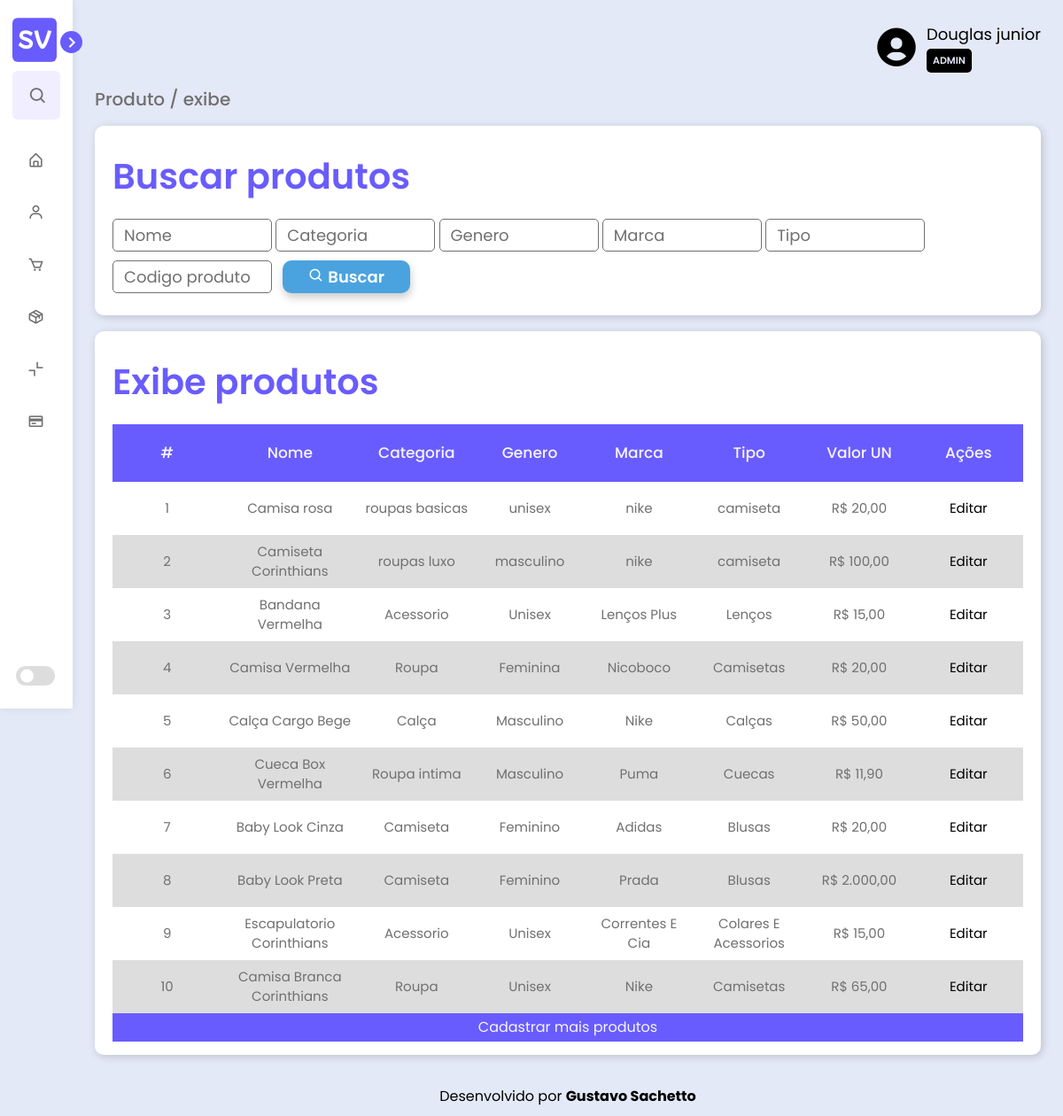
The page /view/pages/produto.php on the database its author committed.
### tables this page shows
create table produto(
	codProduto int auto_increment not null primary key,
	nomeProduto varchar (70) not null,
	quantidade int not null,
	valor decimal(7,2) not null
);

### model/conexao.php (called while the page is built, shortened)
<?php
class conexao {
    private $pdo;
    public function __construct($dbname, $host, $user, $password) {
        try {
            $this -> pdo = New PDO ("mysql:dbname=" . $dbname . ";host=" . $host, $user, $password);
            return "CONEXÃO DO PDO";
        } catch (PDOException $erro) {
            return "ERRO DE CONEXÃO NO PDO:" . $erro -> getMessage();
            exit();
        } catch (Exception $erro) {
            return "ERRO NÃO PASSOU DA CONEXÃO:" . $erro -> getMessage();
            exit();
        }
    }
    public function consultaProduto($buscaNome, $buscaCate, $buscaGen, $buscaMarca, $buscaTipo, $buscaCod) {
        $consulta = "SELECT * FROM produto WHERE
        produto.nomeProduto LIKE '%$buscaNome%'   AND
        produto.categoria   LIKE '%$buscaCate%'   AND
        produto.genero      LIKE '%$buscaGen%'    AND
        produto.marca       LIKE '%$buscaMarca%'  AND
        produto.tipo        LIKE '%$buscaTipo%'   AND
        produto.codProduto  LIKE '%$buscaCod%' ORDER BY produto.codProduto ASC";
        $resultado = $this -> consultaBanco($consulta);
        return $resultado;
    }
    public function consultaBanco($consulta) {
        $consultaBanco = $this -> pdo -> query($consulta);
        $consultaBanco -> execute();
        while ($resultado = $consultaBanco -> fetchAll(PDO::FETCH_ASSOC)) {
            return $resultado;
        }
    }
}
?>

### controller/buscaProduto.php (called while the page is built, shortened)
<?php
    require_once '../../model/conexao.php';
    $config = parse_ini_file('../../model/config.ini');
    $conexao = new conexao ($config['dbname'], $config['host'], $config['user'], $config['password']);
    $buscaNome = $buscaCate = $buscaGen = $buscaMarca = $buscaTipo = $buscaCod = "";
    $produtos = $conexao -> consultaProduto($buscaNome, $buscaCate, $buscaGen, $buscaMarca, $buscaTipo, $buscaCod);
?>

### controller/exibeProduto.php (the view)
<?php
    require_once '../../model/conexao.php';
    $config = parse_ini_file('../../model/config.ini');
    $conexao = new conexao ($config['dbname'], $config['host'], $config['user'], $config['password']);
    $consulta = "SELECT count(*) FROM produto";
    $verifica = $conexao -> consultaBanco($consulta);
    if ($verifica[0]['count(*)'] !== 0) {
        echo "
        <form method='post' action=''>
            <h2>Exibe produtos</h2>
            <table>
                <thead>
                    <td>#</td>
                    <td>Nome</td>
                    <td>Categoria</td>
                    <td>Genero</td>
                    <td>Marca</td>
                    <td>Tipo</td>
                    <td>Valor UN</td>
                    <td>Ações</td>
                </tr>
            </thead>
            <tbody>
        ";
        foreach ($produtos as $produto) {
            echo "
                    <tr>
                        <td>" . stripslashes($produto['codProduto']) . "</td>
                        <td>" . stripslashes($produto['nomeProduto']) . "</td>
                        <td>" . stripslashes($produto['categoria']) . "</td>
                        <td>" . stripslashes($produto['genero']) . "</td>
                        <td>" . stripslashes($produto['marca']) . "</td>
                        <td>" . stripslashes($produto['tipo']) . "</td>
                        <td>" . "R$ " . number_format($produto['valor'], 2, ",", ".") . "</td>
                        <td>
                            <button type='submit' name='editar' value=" . $produto['codProduto'] . ">Editar</button>
                        </td>
                    </tr>
            ";
        }
        echo "
                </tbody>
                <tfoot>
                    <tr>
                        <td colspan='13'>Cadastrar mais produtos</td>
                    </tr>
                </tfoot>
            </table>
        </form>";
    } else {
        echo "<p>Nenhum produto cadastrado!</p>";
    }
?>

### view/css/style.css (style rules this page uses)
* { margin: 0; padding: 0; text-decoration: none; font-family: 'Poppins', Arial, Helvetica, sans-serif; }
:root { --neutral-color: #000000; --body-color: #E4E9F7; --form-color: #FFFFFF; --sidebar-color: #FFFFFF; --primary-color: #695CFE; --secondary-color: #695CFE; --primary-color-light: #F6F5FF; --toggle-color: #DDDDDD; --tbody-color: #DDDDDD; --title-color: #18191A; --text-color: #707070; --text-color-dark: #252525; --link-color: #775fff; --link-color-hover: #2f1cfd; --button-color-submit: #2BB94A; --button-color-search: #4aa3df; --button-color-reset: #b92b2b; --base-color: #F0EEFF; --sidebar-shadow: 0px 0px 10px #00000015; --form-shadow: 2px 2px 10px #0000002c; --button-shadow: 1px 5px 10px #00000033; --transition-01: all 0.1s ease; --transition-02: all 0.2s ease; --transition-03: all 0.3s ease; --transition-04: all 0.4s ease; }
body { height: 100vh; background: var(--body-color); margin-left: 82px; }
main h2 { color: var(--text-color-dark); }

### view/css/table.css (style rules this page uses)
main section h2 { font-size: 40px; font-weight: 600; margin: 18px 0 24px 0; color: var(--secondary-color); }
table, th, td { width: 90px; }
table { width: 100%; text-align: center; }
table>thead { font-size: 17px; font-weight: 500; color: var(--primary-color-light); background-color: var(--secondary-color); }
table>thead td { padding: 20px 5px; }
table>tbody td { color: var(--text-color); font-size: 15px; padding: 3px 5px; height: 60px; }
table>tfoot td { padding: 4px 5px; color: var(--primary-color-light); background-color: var(--secondary-color); }
tr:nth-child(even) { background-color: var(--tbody-color); }
table tr>td>button { border: none; background: transparent; }

### rows shown on the page
produto: codProduto "1", nomeProduto "Camisa rosa", categoria "roupas basicas", genero "unisex", marca "nike", tipo "camiseta", valor "20,00"
produto: codProduto "2", nomeProduto "Camiseta Corinthians", categoria "roupas luxo", genero "masculino", marca "nike", tipo "camiseta", valor "100,00"
produto: codProduto "3", nomeProduto "Bandana Vermelha", categoria "Acessorio", genero "Unisex", marca "Lenços Plus", tipo "Lenços", valor "15,00"
produto: codProduto "4", nomeProduto "Camisa Vermelha", categoria "Roupa", genero "Feminina", marca "Nicoboco", tipo "Camisetas", valor "20,00"
produto: codProduto "5", nomeProduto "Calça Cargo Bege", categoria "Calça", genero "Masculino", marca "Nike", tipo "Calças", valor "50,00"
produto: codProduto "6", nomeProduto "Cueca Box Vermelha", categoria "Roupa intima", genero "Masculino", marca "Puma", tipo "Cuecas", valor "11,90"
produto: codProduto "7", nomeProduto "Baby Look Cinza", categoria "Camiseta", genero "Feminino", marca "Adidas", tipo "Blusas", valor "20,00"
produto: codProduto "8", nomeProduto "Baby Look Preta", categoria "Camiseta", genero "Feminino", marca "Prada", tipo "Blusas", valor "2.000,00"
produto: codProduto "9", nomeProduto "Escapulatorio Corinthians", categoria "Acessorio", genero "Unisex", marca "Correntes E Cia", tipo "Colares E Acessorios", valor "15,00"
produto: codProduto "10", nomeProduto "Camisa Branca Corinthians", categoria "Roupa", genero "Unisex", marca "Nike", tipo "Camisetas", valor "65,00"
